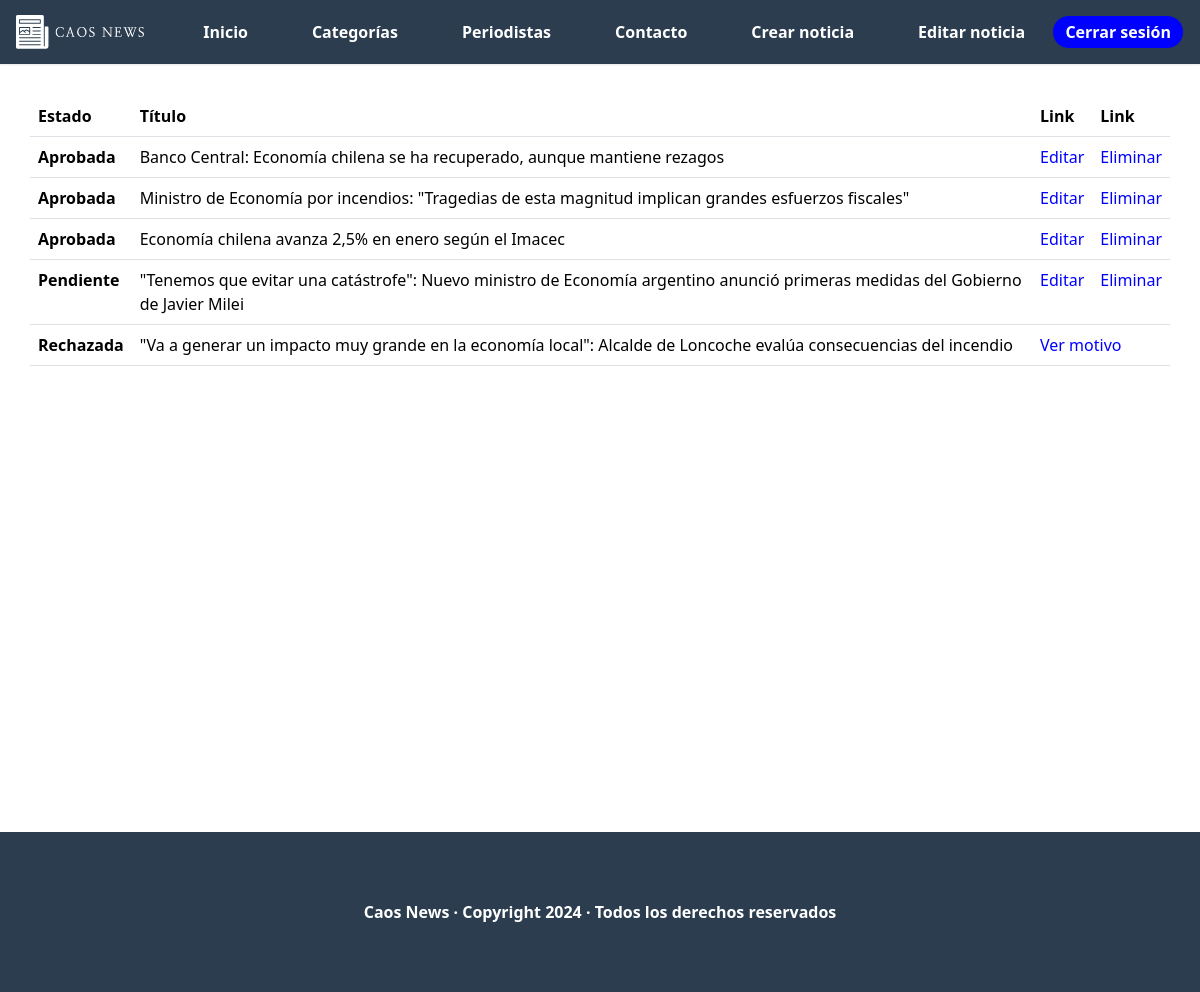
Page /lista_noticias_publicadas (signed in) on the committed database.
### core/models.py (models this page shows, shortened)
class Noticia(models.Model):
    titulo = models.CharField(max_length=100, unique=True)
    ubicacion = models.CharField(max_length=50)
    fecha = models.DateField(auto_now=True)
    portada = models.ImageField(upload_to='portadas_noticias', blank=False, default='portada.jpg')
    cuerpo = models.TextField()
    id_autor = models.ForeignKey(User, on_delete=models.CASCADE)
    id_categoria = models.ForeignKey(CategoriaNoticia, on_delete=models.RESTRICT)
    id_estado_noticia = models.ForeignKey(EstadoNoticia, on_delete=models.RESTRICT)

class EstadoNoticia(models.Model):
    descripcion = models.CharField(max_length=30)

### core/views.py (the view)
# urls.py: path('lista_noticias_publicadas', lista_noticias_publicadas, name='lista_noticias_publicadas'),
@login_required
@permission_required('core.change_noticia')
def lista_noticias_publicadas(request):
    id = request.user.id
    list_noticias = Noticia.objects.filter(id_autor=id)
    aux = {
        'lista_noticias' : list_noticias
    }
    aux['mensaje'] = id
    return render(request, 'core/paginas/periodista/lista_noticias_publicadas.html', aux)

### core/templates/core/paginas/periodista/lista_noticias_publicadas.html
{% extends 'core/base.html'%}
{% load static %}
{% block estilo %}
  <link rel="stylesheet" href="{% static 'core/css/lista_noticias_publicadas.css' %}">
{% endblock %}
{% block content %}
  <main>
    <table class="table container">
      <thead>
        <tr>
          <th scope="col">Estado</th>
          <th scope="col">Título</th>
          <th scope="col">Link</th>
          <th scope="col">Link</th>
        </tr>
      </thead>
      <tbody>
        {% for noticia in lista_noticias %}
          <tr>
            <th scope="row">{{noticia.id_estado_noticia.descripcion}}</th>
            <td>{{noticia.titulo}}</td>
            {% if noticia.id_estado_noticia.id != 3 %}
              <td class="link"><a href="{% url 'editar_noticia' noticia.id %}">Editar</a></td>
              <td class="link"><a style="cursor: pointer;" onclick="eliminarNoticia({{noticia.id}})">Eliminar</a></td>
            {% else %}
              <td class="link" colspan="2"><a href="{% url 'noticia_rechazada' noticia.id %}">Ver motivo</a></td>
            {% endif %}
          </tr>
        {% endfor %}
      </tbody>
    </table>
  </main>
{% endblock %}

### core/templates/core/base.html (shortened to what this page needs)
{% load static %}
<!DOCTYPE html>
<html lang="es">
<head>
  <link href="https://cdn.jsdelivr.net/npm/bootstrap@5.3.3/dist/css/bootstrap.min.css" rel="stylesheet"
>
  <link rel="stylesheet" href="{% static 'core/css/header.css' %}">
  <link rel="stylesheet" href="{% static 'core/css/footer.css' %}">
  {% block estilo %}
  {% endblock %}
</head>
<body>
  <header class="main-header">
    <div class="main-header_content">
      <a href="{% url 'index' %}"><img src="{% static 'core/img/logo-light.svg' %}" class="logo" alt="Logo Caos News"></a>
      {% if user.is_authenticated %}
      <form action="{% url 'logout' %}" class="login-button" method="POST" style="padding-top: 0;">
      <button class="button">Cerrar sesión</button>
      </form>
      {% else %}
        <a href="{% url 'login' %}" class="login-button"><button class="button">Inicia sesión</button></a>
      {% endif %}
      <nav id="main-menu" class="main-menu">
        <ul>
          <li><a href="{% url 'index' %}">Inicio</a></li>
          <li><a href="{% url 'lista_categorias' %}">Categorías</a></li>
          <li><a href="{% url 'lista_periodistas' %}">Periodistas</a></li>
          <li><a href="{% url 'contacto' %}">Contacto</a></li>
          {% for group in user.groups.all %}
            {% if group.name == 'Periodista' %}
              <li><a href="{% url 'crear_noticia' %}">Crear noticia</a></li>
              <li><a href="{% url 'lista_noticias_publicadas' %}">Editar noticia</a></li>
            {% endif %}
          {% endfor %}
        </ul>
      </nav>
    </div>
  </header>
  {% block content %}
  {% endblock %}
  <footer class="footer">
    <p>Caos News · Copyright 2024 · Todos los derechos reservados</p>
  </footer>
</body>
</html>

### core/static/core/css/header.css (style rules this page uses)
*, *::before, *::after { margin: 0; padding: 0; box-sizing: border-box; }
body { min-height: 100vh; display: flex; }
a { text-decoration: none; color: inherit; }
ul, ol { list-style: none; }
body { padding-top: 6rem; }
button { font-family: inherit; display: inline-block; padding: .25rem .75rem; border-radius: 1.5rem; text-decoration: none; font-weight: 600; color: white; background-color: blue; border: 1px solid #2b3d4f; }
.main-header { width: 100%; height: 4rem; position: fixed; top: 0; left: 0; background-color: #2b3d4f; display: flex; z-index: 10; box-shadow: 0 1px 2px rgba(0, 0, 0, .1); }
.main-header_content { width: calc(100% - 2rem); margin-left: 1rem; margin-right: 1rem; display: flex; align-items: center; justify-content: space-between; }
.main-header_content .logo { width: 8rem; }
.main-menu { display: flex; justify-content: center; align-items: center; }
.main-menu ul { padding: 0; }
@media screen and (min-width: 734px) { .main-menu ul { font-size: 2rem; } }
@media screen and (min-width: 734px) { .main-menu li { margin-bottom: 1rem; } }
@media screen and (min-width: 1024px) { .main-menu ul { font-size: 1rem; display: flex; padding-left: 2rem; gap: 4rem; color: white; font-weight: 600; margin-bottom: 0; } }
@media screen and (min-width: 1024px) { .main-menu li { margin-bottom: 0; } }
@media screen and (min-width: 1024px) { .main-header .login-button { order: 1; } }

### core/static/core/css/footer.css (style rules this page uses)
body { min-height: 100vh; display: flex; flex-direction: column; }
main { min-height: calc(100vh - 4rem); }
.footer { color: white; background-color: #2b3d4f; height: 10rem; display: flex; align-items: center; font-weight: bold; }
.footer p { width: 100%; margin-bottom: 0; text-align: center; }

### core/static/core/css/lista_noticias_publicadas.css (style rules this page uses)
.link { color: blue !important; }

### rows in the picture
Noticia: id_estado_noticia.descripcion "Aprobada", titulo "Banco Central: Economía chilena se ha recuperado, aunque mantiene rezagos"
Noticia: id_estado_noticia.descripcion "Aprobada", titulo "Ministro de Economía por incendios: \"Tragedias de esta magnitud implican grandes esfuerzos fiscales\""
Noticia: id_estado_noticia.descripcion "Aprobada", titulo "Economía chilena avanza 2,5% en enero según el Imacec"
Noticia: id_estado_noticia.descripcion "Pendiente", titulo "\"Tenemos que evitar una catástrofe\": Nuevo ministro de Economía argentino anunció primeras medidas del Gobierno de Javier Milei"
Noticia: id_estado_noticia.descripcion "Rechazada", titulo "\"Va a generar un impacto muy grande en la economía local\": Alcalde de Loncoche evalúa consecuencias del incendio", shows "Ver motivo"
